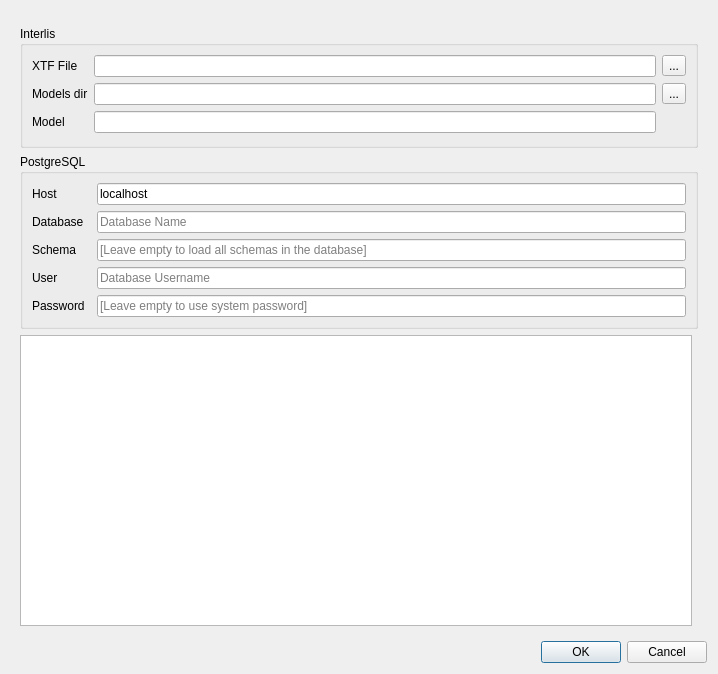
<?xml version="1.0" encoding="UTF-8"?>
<ui version="4.0">
 <class>InterlisExport</class>
 <widget class="QDialog" name="InterlisExport">
  <property name="geometry">
   <rect>
    <x>0</x>
    <y>0</y>
    <width>718</width>
    <height>674</height>
   </rect>
  </property>
  <property name="windowTitle">
   <string>Export Interlis</string>
  </property>
  <layout class="QGridLayout" name="gridLayout">
   <item row="0" column="0" colspan="2">
    <widget class="QStackedWidget" name="stackedWidget">
     <property name="currentIndex">
      <number>0</number>
     </property>
     <widget class="QWidget" name="page">
      <layout class="QGridLayout" name="gridLayout_3">
       <item row="0" column="1">
        <widget class="QWidget" name="widget" native="true">
         <layout class="QGridLayout" name="gridLayout_2">
          <property name="margin">
           <number>0</number>
          </property>
         </layout>
        </widget>
       </item>
       <item row="3" column="0" colspan="2">
        <widget class="QGroupBox" name="pg_config">
         <property name="title">
          <string>PostgreSQL</string>
         </property>
         <layout class="QGridLayout" name="gridLayout_4">
          <item row="6" column="0">
           <widget class="QLabel" name="label_4">
            <property name="text">
             <string>User</string>
            </property>
           </widget>
          </item>
          <item row="4" column="2">
           <widget class="QLineEdit" name="pg_schema_line_edit">
            <property name="placeholderText">
             <string>[Leave empty to load all schemas in the database]</string>
            </property>
           </widget>
          </item>
          <item row="4" column="0">
           <widget class="QLabel" name="label_3">
            <property name="text">
             <string>Schema</string>
            </property>
           </widget>
          </item>
          <item row="0" column="2" rowspan="2">
           <widget class="QLineEdit" name="pg_host_line_edit">
            <property name="text">
             <string>localhost</string>
            </property>
            <property name="placeholderText">
             <string>Database Hostname</string>
            </property>
           </widget>
          </item>
          <item row="9" column="0">
           <widget class="QLabel" name="label_5">
            <property name="text">
             <string>Password</string>
            </property>
           </widget>
          </item>
          <item row="9" column="2">
           <widget class="QLineEdit" name="pg_password_line_edit">
            <property name="echoMode">
             <enum>QLineEdit::Password</enum>
            </property>
            <property name="placeholderText">
             <string>[Leave empty to use system password]</string>
            </property>
           </widget>
          </item>
          <item row="0" column="0" rowspan="2" colspan="2">
           <widget class="QLabel" name="label_2">
            <property name="text">
             <string>Host</string>
            </property>
           </widget>
          </item>
          <item row="3" column="2">
           <widget class="QLineEdit" name="pg_database_line_edit">
            <property name="placeholderText">
             <string>Database Name</string>
            </property>
           </widget>
          </item>
          <item row="3" column="0">
           <widget class="QLabel" name="label_6">
            <property name="text">
             <string>Database</string>
            </property>
           </widget>
          </item>
          <item row="6" column="2">
           <widget class="QLineEdit" name="pg_user_line_edit">
            <property name="placeholderText">
             <string>Database Username</string>
            </property>
           </widget>
          </item>
         </layout>
        </widget>
       </item>
       <item row="1" column="0" colspan="2">
        <widget class="QGroupBox" name="ili_config">
         <property name="title">
          <string>Interlis</string>
         </property>
         <layout class="QGridLayout" name="gridLayout_5">
          <item row="2" column="0">
           <widget class="QLabel" name="label_8">
            <property name="text">
             <string>Model</string>
            </property>
           </widget>
          </item>
          <item row="3" column="2">
           <spacer name="horizontalSpacer">
            <property name="orientation">
             <enum>Qt::Horizontal</enum>
            </property>
            <property name="sizeHint" stdset="0">
             <size>
              <width>40</width>
              <height>3</height>
             </size>
            </property>
           </spacer>
          </item>
          <item row="1" column="0">
           <widget class="QLabel" name="label_7">
            <property name="text">
             <string>Models dir</string>
            </property>
           </widget>
          </item>
          <item row="0" column="4">
           <widget class="QToolButton" name="xtf_file_browse_button">
            <property name="text">
             <string>...</string>
            </property>
           </widget>
          </item>
          <item row="0" column="0">
           <widget class="QLabel" name="label">
            <property name="text">
             <string>XTF File</string>
            </property>
           </widget>
          </item>
          <item row="0" column="2" colspan="2">
           <widget class="QLineEdit" name="xtf_file_line_edit"/>
          </item>
          <item row="2" column="2" colspan="2">
           <widget class="QLineEdit" name="ili_model_line_edit"/>
          </item>
          <item row="1" column="4">
           <widget class="QToolButton" name="folder_browse_button">
            <property name="text">
             <string>...</string>
            </property>
           </widget>
          </item>
          <item row="1" column="2" colspan="2">
           <widget class="QLineEdit" name="ili_folder_line_edit"/>
          </item>
         </layout>
        </widget>
       </item>
       <item row="4" column="0">
        <widget class="QTextBrowser" name="txtStdout">
         <property name="openLinks">
          <bool>false</bool>
         </property>
        </widget>
       </item>
      </layout>
     </widget>
     <widget class="QWidget" name="page_2"/>
    </widget>
   </item>
   <item row="1" column="0" colspan="2">
    <widget class="QDialogButtonBox" name="buttonBox">
     <property name="orientation">
      <enum>Qt::Horizontal</enum>
     </property>
     <property name="standardButtons">
      <set>QDialogButtonBox::Cancel|QDialogButtonBox::Ok</set>
     </property>
    </widget>
   </item>
  </layout>
 </widget>
 <tabstops>
  <tabstop>xtf_file_line_edit</tabstop>
  <tabstop>xtf_file_browse_button</tabstop>
  <tabstop>ili_folder_line_edit</tabstop>
  <tabstop>folder_browse_button</tabstop>
  <tabstop>ili_model_line_edit</tabstop>
  <tabstop>pg_host_line_edit</tabstop>
  <tabstop>pg_database_line_edit</tabstop>
  <tabstop>pg_schema_line_edit</tabstop>
  <tabstop>pg_user_line_edit</tabstop>
  <tabstop>pg_password_line_edit</tabstop>
  <tabstop>txtStdout</tabstop>
  <tabstop>buttonBox</tabstop>
 </tabstops>
 <resources/>
 <connections>
  <connection>
   <sender>buttonBox</sender>
   <signal>accepted()</signal>
   <receiver>InterlisExport</receiver>
   <slot>accept()</slot>
   <hints>
    <hint type="sourcelabel">
     <x>248</x>
     <y>254</y>
    </hint>
    <hint type="destinationlabel">
     <x>157</x>
     <y>274</y>
    </hint>
   </hints>
  </connection>
  <connection>
   <sender>buttonBox</sender>
   <signal>rejected()</signal>
   <receiver>InterlisExport</receiver>
   <slot>reject()</slot>
   <hints>
    <hint type="sourcelabel">
     <x>316</x>
     <y>260</y>
    </hint>
    <hint type="destinationlabel">
     <x>286</x>
     <y>274</y>
    </hint>
   </hints>
  </connection>
 </connections>
</ui>
